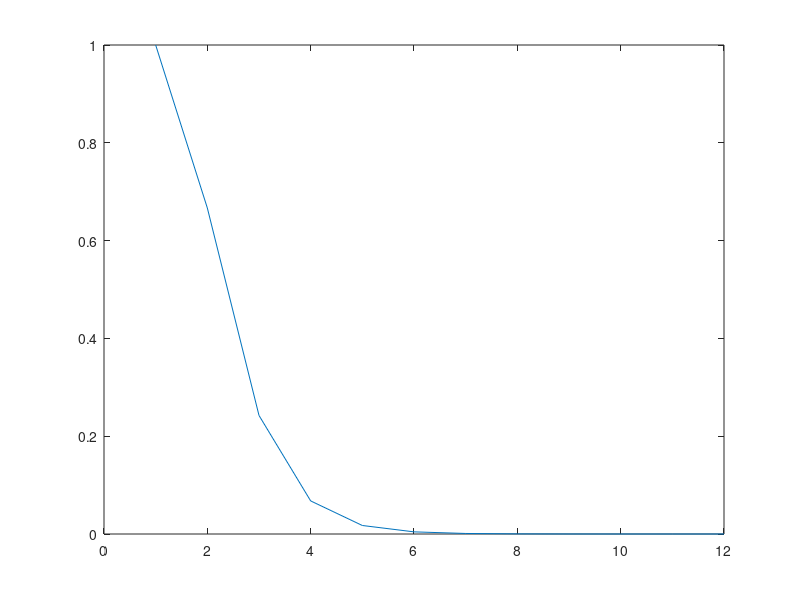

MATLAB code to generate this figure:

function potencia_aux
  A = [3, -1 ,0; -1, 2, -1; 0, -1, 3];
  x0 = [1 ;1 ; 1];
  
  iterMax = 12;
  tol = 1*10e-10;
  
  [ck xk] = potencia(A, x0, iterMax, tol)
  
endfunction


function [ck xk] = potencia(A, x0, iterMax, tol)
  
  xk = x0;
  er = [];
  iter = [];
  
  for i=1:iterMax
    yk = A*xk;
    ck = norm(yk, "inf");
    xk_n = (1/ck)*yk;
    
    error = norm(xk_n - xk);
    xk = xk_n;
    
    er = [er error];
    iter = [iter i];
    
    if error < tol;
      break
    endif
  endfor
  
  plot(iter, er);
  
endfunction